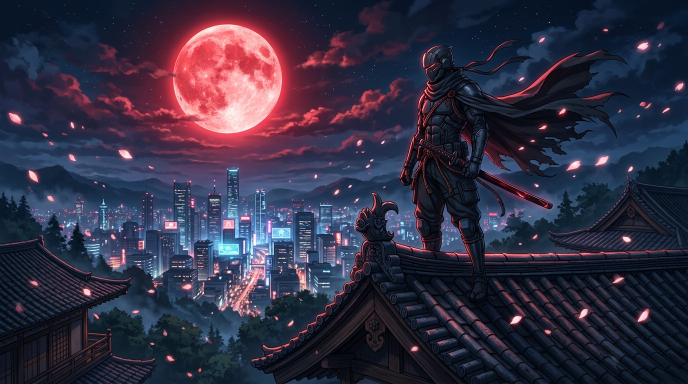
#> input picture app/assets/banners/banner_anime_samurai.jpg, 1376 x 768 px (shown at 1/2 size)
$ python build-anime-promo-banners.py
#> lines starting #> are read from the running program, lines starting #| are printed output that depends on the picture
#!/usr/bin/env python3
"""
Builds 8 original Anime Game Promo / Convention Event Key-Visual profile banners (1280x400, 16:5 WebP)
in app/assets/banners/ with FULL-BLEED PURE ARTWORK (no giant baked-in text that gets clipped in thumbnails
or collides with UI labels/avatars).
"""
import os
import random
from PIL import Image, ImageDraw, ImageEnhance, ImageFilter, ImageOps

ROOT = os.path.dirname(os.path.dirname(os.path.abspath(__file__)))
BANNERS_DIR = os.path.join(ROOT, "app", "assets", "banners")
BOSSES_DIR = os.path.join(ROOT, "app", "assets", "bosses")
CARDS_DIR = os.path.join(ROOT, "app", "assets", "cards")
ARTIFACTS_DIR = r"C:\Users\puma1\.gemini\antigravity\brain\bf8150e0-4a95-4cd2-8c9a-c923ce2853c7"

W, H = 1280, 400


def crop_16_5(img, y_bias=0.22, contrast=1.10, saturation=1.16):
#> called with y_bias = 0.2, contrast = 1.12, saturation = 1.18
    img = img.convert("RGB")
#> img is the input picture: PIL image 1376x768 RGB; mean R, G, B 50.7, 47, 67.2
    iw, ih = img.size
#> iw = 1376; ih = 768
    target_ratio = W / H
    cur_ratio = iw / ih
#> cur_ratio = 1.79
    if cur_ratio > target_ratio:
        new_w = int(ih * target_ratio)
        left = (iw - new_w) // 2
        img = img.crop((left, 0, left + new_w, ih))
    else:
        new_h = int(iw / target_ratio)
#> new_h = 430
        max_top = max(0, ih - new_h)
#> max_top = 338
        top = int(max_top * y_bias)
#> top = 67
        img = img.crop((0, top, iw, top + new_h))
#> img: PIL image 1376x430 RGB
    img = img.resize((W, H), Image.Resampling.LANCZOS)
#> img: PIL image 1280x400 RGB
    if contrast != 1.0:
        img = ImageEnhance.Contrast(img).enhance(contrast)
    if saturation != 1.0:
        img = ImageEnhance.Color(img).enhance(saturation)
    return img


def add_subtle_poster_trim(img, accent=(56, 189, 248), secondary=(244, 63, 94)):
    """Adds subtle corner framing and a delicate top/bottom cinematic border without baked text."""
    canvas = img.convert("RGBA")
    overlay = Image.new("RGBA", (W, H), (0, 0, 0, 0))
    d = ImageDraw.Draw(overlay)

    # Subtle glowing top & bottom accent lines
    d.line([(20, 14), (160, 14)], fill=(*accent, 180), width=2)
    d.line([(W - 160, 14), (W - 20, 14)], fill=(*secondary, 180), width=2)
    d.line([(W - 20, 14), (W - 20, 52)], fill=(*secondary, 180), width=2)
    d.line([(W - 160, H - 14), (W - 20, H - 14)], fill=(*accent, 160), width=2)
    d.line([(W - 20, H - 52), (W - 20, H - 14)], fill=(*accent, 160), width=2)

    return Image.alpha_composite(canvas, overlay)


def add_glow_particles(img, color1=(251, 113, 133), color2=(56, 189, 248), count=28, seed=42):
#> called with color1 = (251, 113, 133), color2 = (244, 63, 94), count = 24, seed = 101
    rng = random.Random(seed)
    canvas = img.convert("RGBA")
    glow = Image.new("RGBA", (W, H), (0, 0, 0, 0))
#> glow: PIL image 1280x400 RGBA; every value is 0
    d = ImageDraw.Draw(glow)
    for i in range(count):
        px = rng.randint(30, W - 30)
        py = rng.randint(20, H - 20)
        r = rng.uniform(1.8, 4.5)
        col = color1 if i % 2 == 0 else color2
        alpha = rng.randint(100, 210)
        d.ellipse([px - r * 2, py - r * 2, px + r * 2, py + r * 2], fill=(*col, alpha // 3))
        d.ellipse([px - r, py - r, px + r, py + r], fill=(255, 255, 255, alpha))
    glow = glow.filter(ImageFilter.GaussianBlur(0.8))
    return Image.alpha_composite(canvas, glow)


def save_webp(img, filename):
#> called with filename = 'promo_crimson_shinobi.webp'
    out_path = os.path.join(BANNERS_DIR, filename)
    rgb = img.convert("RGB")
    rgb.save(out_path, "WEBP", quality=90, method=6)
    kb = os.path.getsize(out_path) / 1024.0
    print(f"  [OK] {filename} ({kb:.1f} KB)")
    return out_path


def build_all():
    os.makedirs(BANNERS_DIR, exist_ok=True)
    print("Generando 8 Banners Anime & Eventos 16:5 Full-Bleed Art (sin texto incrustado que se corte)...")

    # 1. CRIMSON MOON SHINOBI (Kurogane + Red Moon over Neo-Tokyo full bleed)
    p1 = os.path.join(BANNERS_DIR, "banner_anime_samurai.jpg")
    im1 = crop_16_5(Image.open(p1), y_bias=0.20, contrast=1.12, saturation=1.18)
    im1 = add_glow_particles(im1, (251, 113, 133), (244, 63, 94), count=24, seed=101)
    im1 = add_subtle_poster_trim(im1, (251, 113, 133), (244, 63, 94))
    save_webp(im1, "promo_crimson_shinobi.webp")

    # 2. NEO-SHIBUYA DRIFT GP (Renji + JDM GT-R in Neon Tokyo full bleed)
    p2 = os.path.join(BANNERS_DIR, "banner_cyber_drift.jpg")
    im2 = crop_16_5(Image.open(p2), y_bias=0.16, contrast=1.10, saturation=1.18)
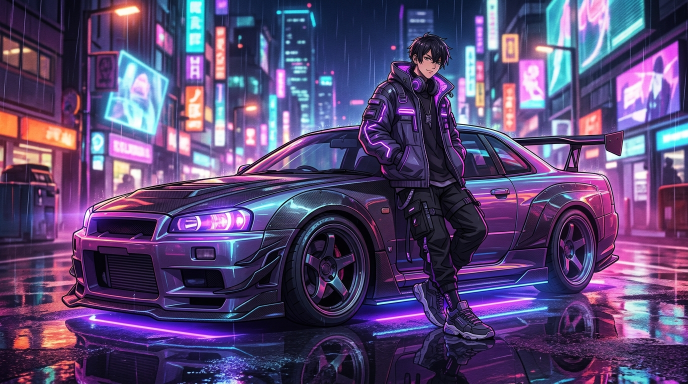
#> input picture app/assets/banners/banner_cyber_drift.jpg, 1376 x 768 px (shown at 1/2 size)
#> call 2 of crop_16_5, with y_bias = 0.16, contrast = 1.1, saturation = 1.18
#> in crop_16_5, img is the input picture: PIL image 1376x768 RGB; mean R, G, B 88.4, 70.5, 114.7
#> in crop_16_5 (call 2), `img = ImageEnhance.Contrast(img).enhance(contrast)`:
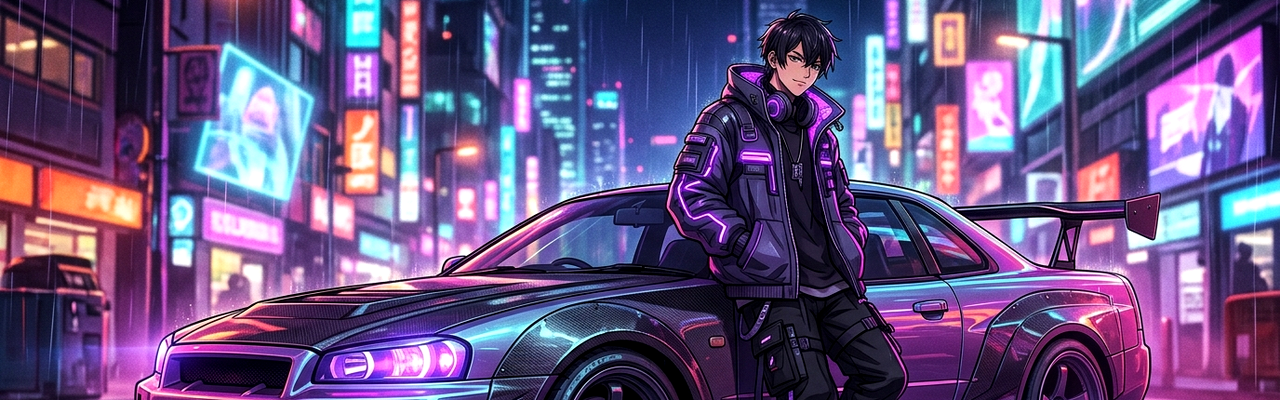
#> img: PIL image 1280x400 RGB; mean R, G, B 104.1, 85.1, 131.3
    im2 = add_glow_particles(im2, (56, 189, 248), (192, 132, 252), count=24, seed=202)
    im2 = add_subtle_poster_trim(im2, (56, 189, 248), (168, 85, 247))
    save_webp(im2, "promo_neotokyo_drift_gp.webp")

    # 3. CYBER SOUND MATSURI (Akira in Neon Alley full bleed, mirrored so character is on right-center)
    p3 = os.path.join(BANNERS_DIR, "banner_urban_streetwear.jpg")
    raw3 = ImageOps.mirror(Image.open(p3).convert("RGB"))
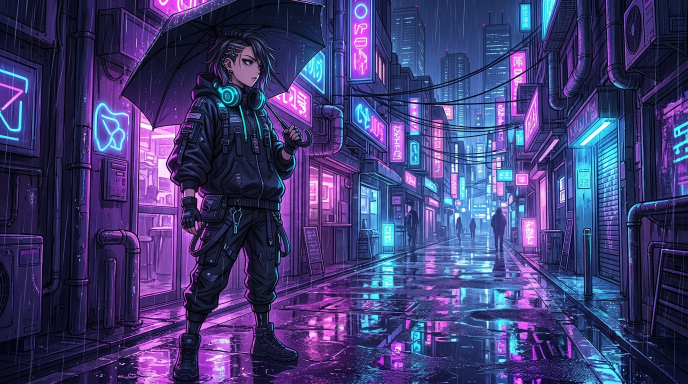
#> input picture app/assets/banners/banner_urban_streetwear.jpg, 1376 x 768 px (shown at 1/2 size)
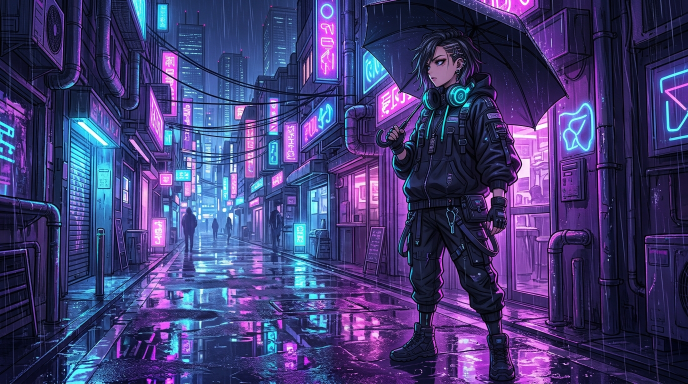
#> raw3: PIL image 1376x768 RGB (shown at 1/2 size); mean R, G, B 64.2, 59.2, 115.4
    im3 = crop_16_5(raw3, y_bias=0.14, contrast=1.10, saturation=1.20)
#> call 3 of crop_16_5, with y_bias = 0.14, contrast = 1.1, saturation = 1.2
#> in crop_16_5 (call 3), `img = ImageEnhance.Contrast(img).enhance(contrast)`:
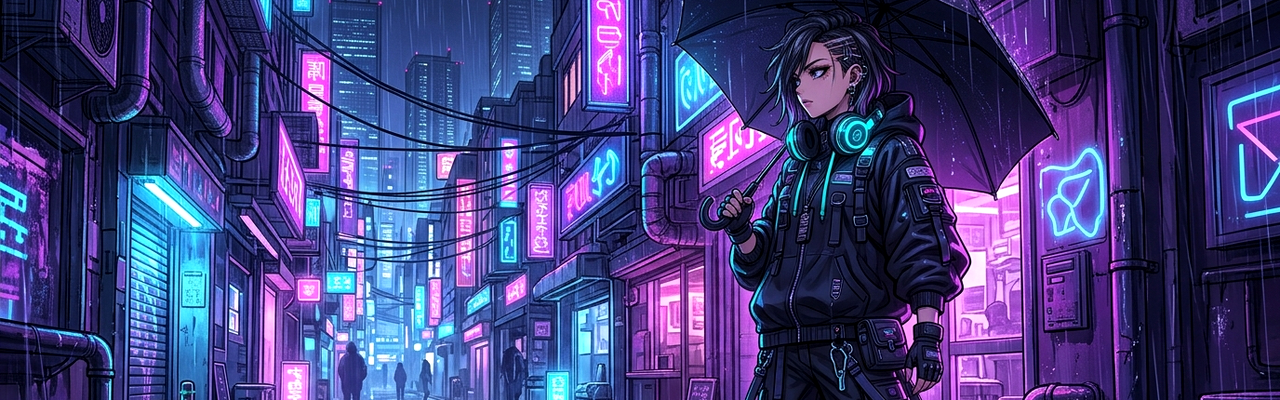
#> img: PIL image 1280x400 RGB; mean R, G, B 65.9, 63.2, 124.2
    im3 = add_glow_particles(im3, (34, 211, 238), (236, 72, 153), count=26, seed=303)
#> call 3 of add_glow_particles, with color1 = (34, 211, 238), color2 = (236, 72, 153), count = 26, seed = 303
#> in add_glow_particles (call 3), `glow = glow.filter(ImageFilter.GaussianBlur(0.8))`:
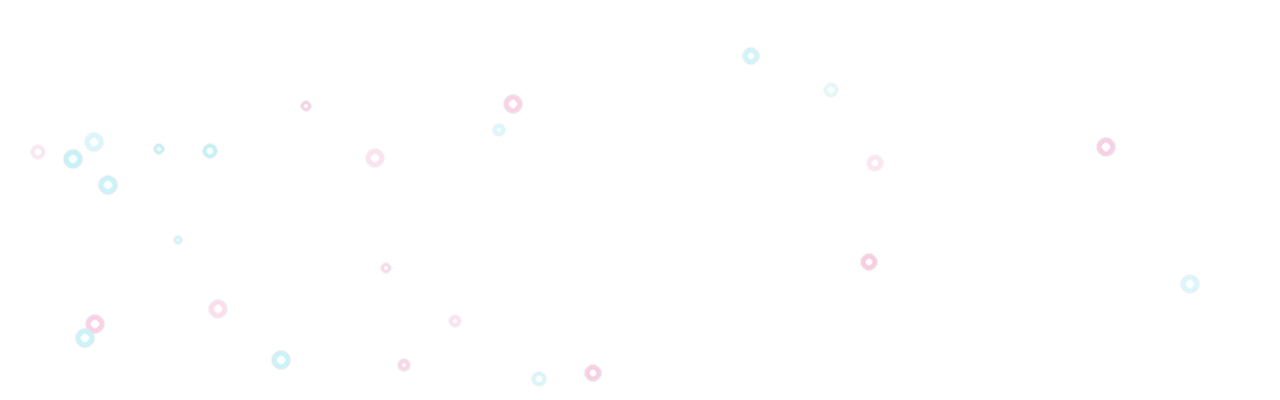
#> glow: PIL image 1280x400 RGBA; mean R, G, B, A 1.6, 1.6, 2, 0.8; transparent parts drawn white
    im3 = add_subtle_poster_trim(im3, (34, 211, 238), (236, 72, 153))
    save_webp(im3, "promo_cyber_idol_matsuri.webp")

    # 4. GRAND DOJO TOURNAMENT · ELEMENTAL CLASH (Full-width 3-character diagonal split: Ignis + Ryujin + Torrent)
    bg4 = Image.new("RGBA", (W, H), (14, 18, 34, 255))
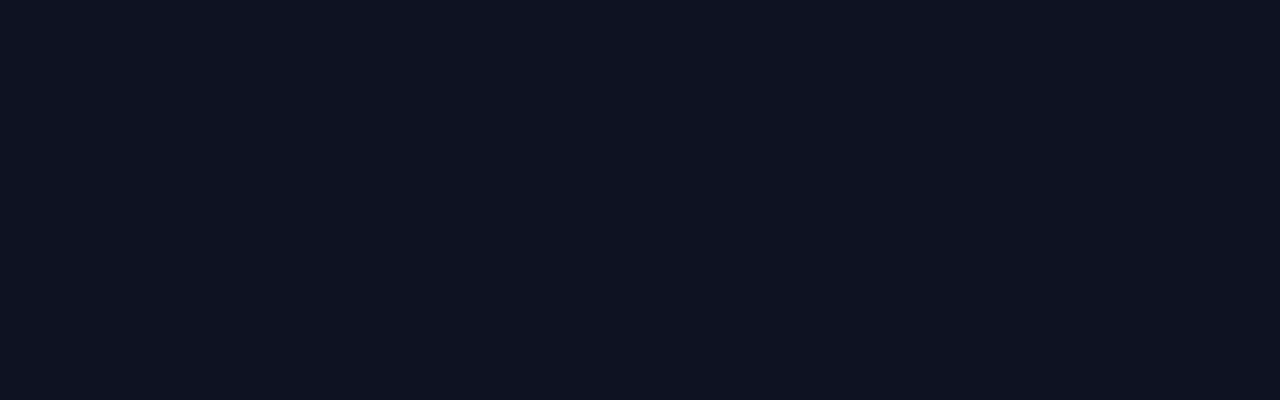
#> bg4: PIL image 1280x400 RGBA; mean R, G, B, A 14, 18, 34, 255
#> (the run stopped early here; a loop or call above may not have finished)
